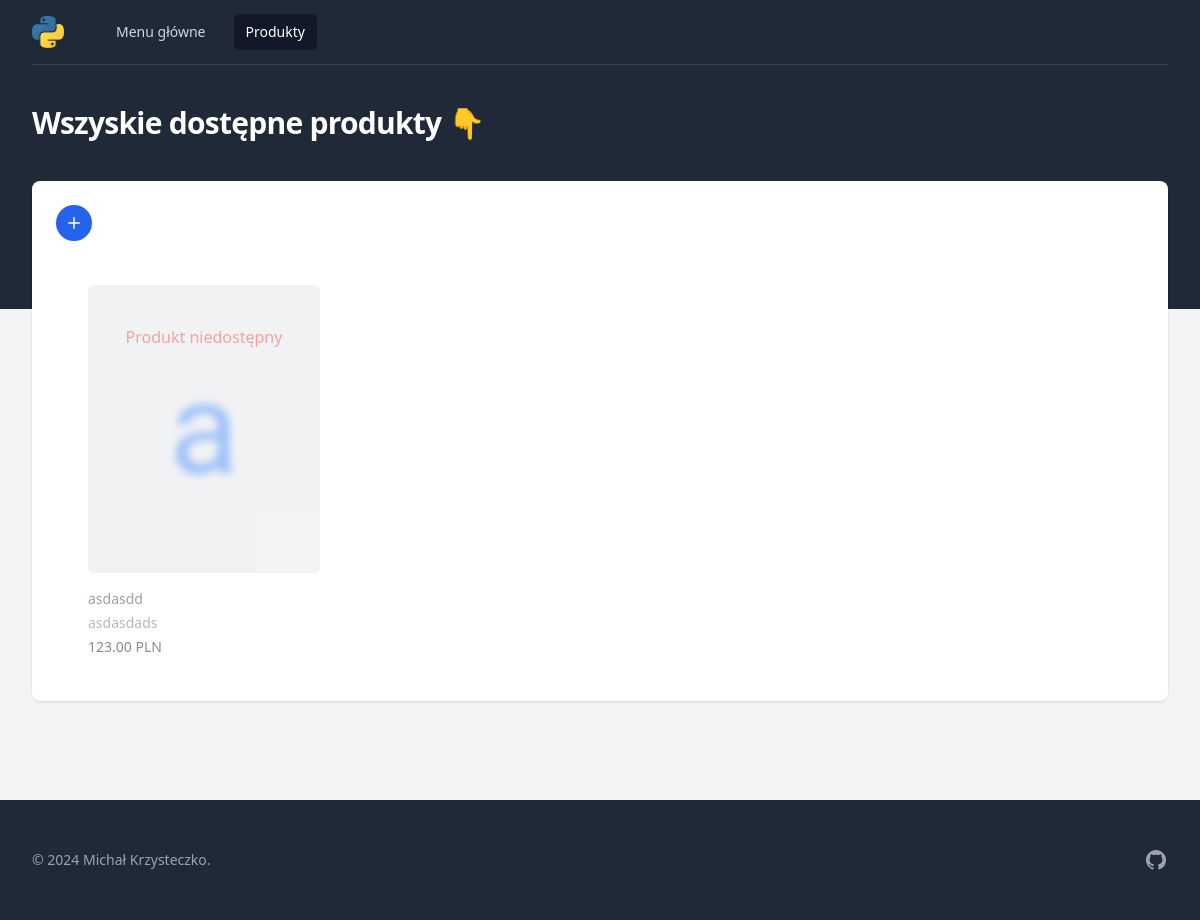
The app's page /wszystkie_produkty/, older data.
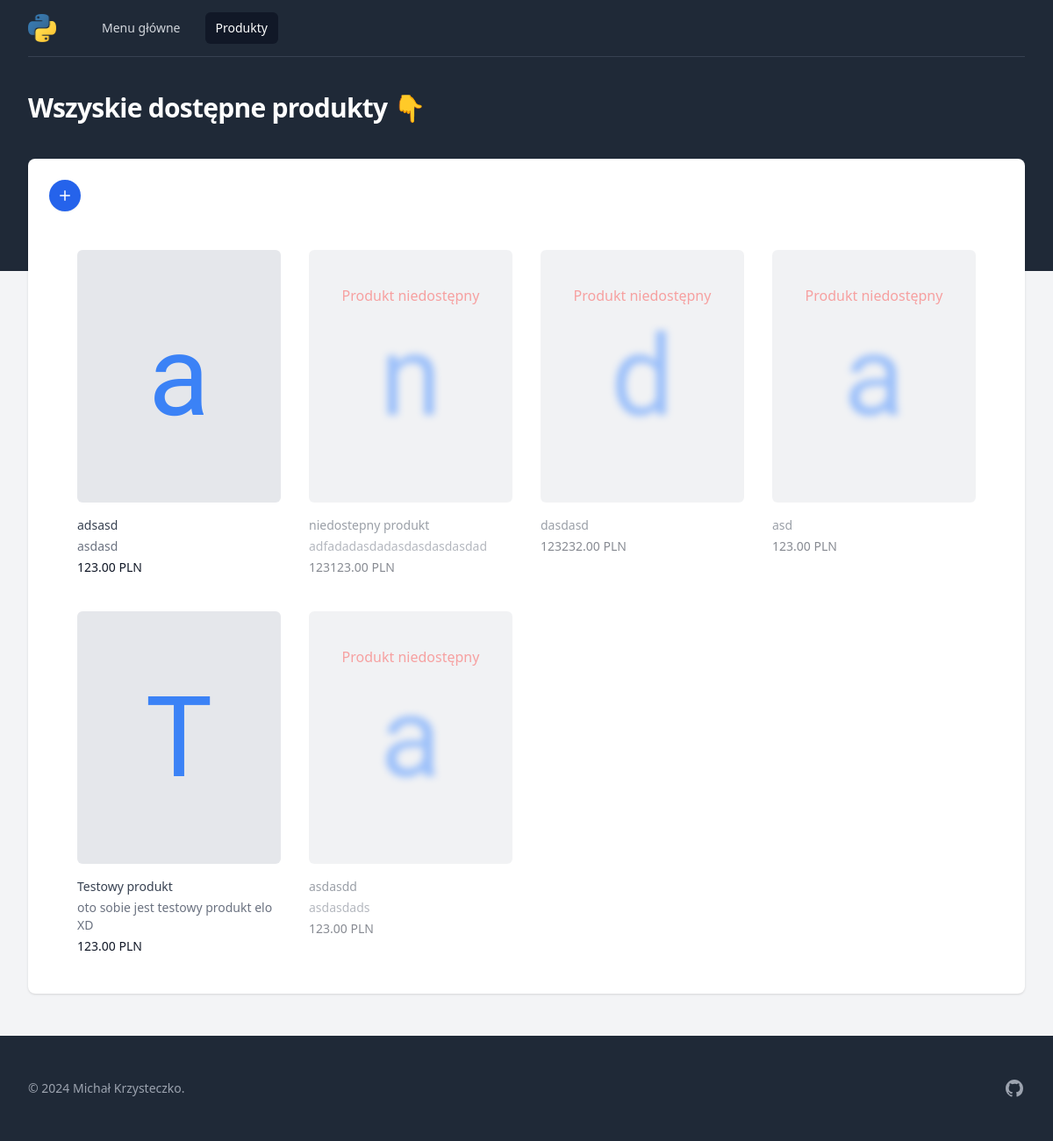
The same page, newer data.
### main/models.py (models this page shows, shortened)
class Produkt(models.Model):
    nazwa = models.CharField(max_length=200)
    opis = models.TextField(blank=True, null=True)
    cena = models.DecimalField(max_digits=10, decimal_places=2)
    dostepny = models.BooleanField(default=True)
    data_dodania = models.DateTimeField(auto_now_add=True)

### main/views.py (the view, shortened to what this page needs)
# urls.py: path('wszystkie_produkty/', views.products, name='products_path'),
def products(request):
    produkty = Produkt.objects.all().order_by('-data_dodania')
    return render(request, 'main/index.html', {'produkty': produkty})

### main/templates/main/index.html (shortened to what this page needs)
{% extends 'theme/base.html' %}
{% block title %}
  Wszyskie dostępne produkty 👇
{% endblock %}
{% block content %}
  <a href={% url 'product_new_path' %} class="group w-fit flex flex-row items-center justify-center rounded-full bg-blue-600 p-2 text-white shadow-sm
  hover:bg-blue-500 focus-visible:outline focus-visible:outline-2 focus-visible:outline-offset-2 focus-visible:outline-blue-600 transition-all duration-300">
  <svg class="size-5" viewBox="0 0 20 20" fill="currentColor" aria-hidden="true" data-slot="icon">
    <path d="M10.75 4.75a.75.75 0 0 0-1.5 0v4.5h-4.5a.75.75 0 0 0 0 1.5h4.5v4.5a.75.75 0 0 0 1.5 0v-4.5h4.5a.75.75 0 0 0 0-1.5h-4.5v-4.5Z" />
  </svg>
  </a>
  <div class="bg-white">
    <div class="mx-auto max-w-2xl px-4 sm:px-6 lg:max-w-7xl lg:px-8">
      {% if produkty %}
        <div class="mt-6 grid grid-cols-1 gap-x-4 gap-y-10 sm:gap-x-6 md:grid-cols-4 md:gap-y-0 lg:gap-x-8">
          {% for produkt in produkty %}
          <div class="group relative {% if not produkt.dostepny %}opacity-50{% endif %} my-5">
            <div class="h-56 w-full overflow-hidden flex items-center justify-center rounded-md bg-gray-200 {% if produkt.dostepny %}group-hover:opacity-75{% endif %} lg:h-72 xl:h-80">
              <span class="rubik-glitch-regular text-9xl text-blue-500 {% if not produkt.dostepny %}blur-sm{% endif %}">{{ produkt.nazwa|slice:":1" }}</span>
              {% if not produkt.dostepny %}
                <p class="text-red-500 absolute top-10 font-medium text-center inset-x-0">Produkt niedostępny</p>
              {% endif %}
            </div>
            <h3 class="mt-4 text-sm text-gray-700">
              <a href="{% url 'product_path' produkt.id %}">
                <span class="absolute inset-0"></span>
                {{ produkt.nazwa }}
              </a>
            </h3>
            <p class="mt-1 text-sm text-gray-500">{{ produkt.opis|truncatechars:50 }}</p>
            <p class="mt-1 text-sm font-medium text-gray-900">{{ produkt.cena }} PLN</p>
          </div>
        {% endfor %}
        </div>
      {% endif %}
    </div>
  </div>
{% endblock %}

Row changes from the older to the newer data that the page shows:
added Produkt: nazwa "a", nazwa "adsasd", opis "asdasd", cena "123.00", dostepny True (drawn)
added Produkt: nazwa "n", dostepny "Produkt niedostępny", nazwa "niedostepny produkt", opis "adfadadasdadasdasdasdasdad", cena "123123.00"
added Produkt: nazwa "d", dostepny "Produkt niedostępny", nazwa "dasdasd", cena "123232.00"
added Produkt: nazwa "a", dostepny "Produkt niedostępny", nazwa "asd", cena "123.00"
added Produkt: nazwa "T", nazwa "Testowy produkt", opis "oto sobie jest testowy produkt elo XD", cena "123.00", dostepny True (drawn)
